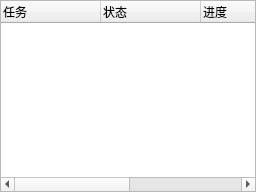
<?xml version="1.0" encoding="UTF-8"?>
<ui version="4.0">
 <class>SignalTaskCenterPanel</class>
 <widget class="QWidget" name="SignalTaskCenterPanel">
  <layout class="QVBoxLayout" name="verticalLayout">
   <property name="leftMargin">
    <number>0</number>
   </property>
   <property name="topMargin">
    <number>0</number>
   </property>
   <property name="rightMargin">
    <number>0</number>
   </property>
   <property name="bottomMargin">
    <number>0</number>
   </property>
   <item>
    <widget class="QTreeWidget" name="taskTree">
     <property name="alternatingRowColors">
      <bool>true</bool>
     </property>
     <property name="rootIsDecorated">
      <bool>false</bool>
     </property>
     <column>
      <property name="text">
       <string>任务</string>
      </property>
     </column>
     <column>
      <property name="text">
       <string>状态</string>
      </property>
     </column>
     <column>
      <property name="text">
       <string>进度</string>
      </property>
     </column>
     <column>
      <property name="text">
       <string>后端</string>
      </property>
     </column>
     <column>
      <property name="text">
       <string>来源</string>
      </property>
     </column>
    </widget>
   </item>
  </layout>
 </widget>
 <resources/>
 <connections/>
</ui>
